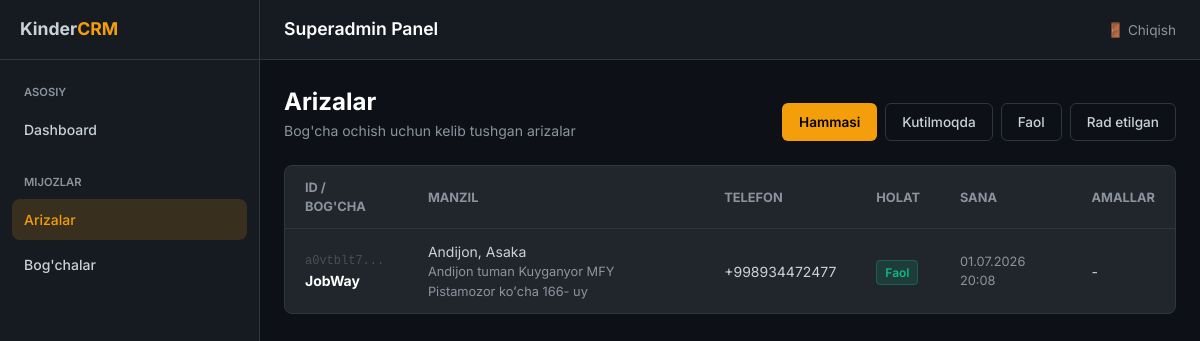
/superadmin/applications/ (signed in), run on the app's committed database.
### core/models.py (models this page shows, shortened)
class KindergartenApplication(models.Model):
    class Status(models.TextChoices):
        PENDING = 'pending', '⏳ Kutilmoqda'
        ACTIVE = 'active', '✅ Faol'
        INACTIVE = 'inactive', '❌ Nofaol'
    id = models.CharField(
        primary_key=True,
        default=generate_custom_id,
        max_length=64,
        editable=False,
    )
    name = models.CharField(
        max_length=150,
        verbose_name="Bog'cha nomi",
    )
    region = models.CharField(
        max_length=80,
        verbose_name="Viloyat",
    )
    district = models.CharField(
        max_length=80,
        verbose_name="Tuman / Shahar",
    )
    address = models.TextField(
        max_length=300,
        verbose_name="To'liq manzil",
        blank=True,
        default='',
    )
    phone = models.CharField(
        max_length=20,
        verbose_name="Telefon raqam",
    )
    status = models.CharField(
        max_length=10,
        choices=Status.choices,
        default=Status.PENDING,
        verbose_name="Holat",
        db_index=True,
    )
    applied_at = models.DateTimeField(
        auto_now_add=True,
        verbose_name="Ariza vaqti",
    )
    updated_at = models.DateTimeField(
        auto_now=True,
        verbose_name="Yangilangan",
    )
    class Meta:
        verbose_name = "Bog'cha arizasi"
        verbose_name_plural = "Bog'cha arizalari"
        ordering = ['-applied_at']

### core/views.py (the view)
# urls.py: path('superadmin/applications/', superadmin_applications, name='superadmin_applications'),
@superadmin_required
def superadmin_applications(request):
    from core.models import KindergartenApplication
    status_filter = request.GET.get('status', 'all')
    applications = KindergartenApplication.objects.all().order_by('-applied_at')
    if status_filter != 'all':
        applications = applications.filter(status=status_filter)
    context = {
        'applications': applications,
        'status_filter': status_filter,
    }
    return render(request, 'superadmin/applications.html', context)

### core/views.py (called while the page is built)
def superadmin_required(view_func):
    @wraps(view_func)
    def wrapper(request, *args, **kwargs):
        if not request.user.is_authenticated or not request.user.is_superuser:
            return redirect('/superadmin/login/')
        return view_func(request, *args, **kwargs)
    return wrapper

### templates/superadmin/applications.html (shortened to what this page needs)
{% extends 'superadmin/base.html' %}
{% block content %}
<div style="display:flex; justify-content:space-between; align-items:flex-end; margin-bottom:24px;">
  <div>
    <h1 style="color:#fff; font-size:1.5rem;">Arizalar</h1>
    <p style="color:var(--text-secondary);">Bog'cha ochish uchun kelib tushgan arizalar</p>
  </div>
  <div style="display:flex; gap:8px;">
    <a href="?status=all" class="btn {% if status_filter == 'all' %}btn-primary{% else %}btn-outline{% endif %}">Hammasi</a>
    <a href="?status=pending" class="btn {% if status_filter == 'pending' %}btn-primary{% else %}btn-outline{% endif %}">Kutilmoqda</a>
    <a href="?status=active" class="btn {% if status_filter == 'active' %}btn-primary{% else %}btn-outline{% endif %}">Faol</a>
    <a href="?status=inactive" class="btn {% if status_filter == 'inactive' %}btn-primary{% else %}btn-outline{% endif %}">Rad etilgan</a>
  </div>
</div>
<div class="card">
  <div class="table-wrap">
    <table>
      <thead>
        <tr>
          <th>ID / Bog'cha</th>
          <th>Manzil</th>
          <th>Telefon</th>
          <th>Holat</th>
          <th>Sana</th>
          <th>Amallar</th>
        </tr>
      </thead>
      <tbody>
        {% for app in applications %}
        <tr>
          <td>
            <div style="font-size:0.75rem; color:var(--text-muted); font-family:monospace;">{{ app.id|slice:":8" }}...</div>
            <strong style="color:#fff;">{{ app.name }}</strong>
          </td>
          <td>
            <div>{{ app.region }}, {{ app.district }}</div>
            <div style="font-size:0.8rem; color:var(--text-secondary);">{{ app.address }}</div>
          </td>
          <td>{{ app.phone }}</td>
          <td>
            {% if app.status == 'active' %}<span class="badge bg-active">Faol</span>{% endif %}
          </td>
          <td style="color:var(--text-secondary); font-size:0.8rem;">{{ app.applied_at|date:"d.m.Y H:i" }}</td>
          <td>
            {% if app.status == 'pending' %}
            <button class="btn btn-primary btn-sm" onclick="openCreateModal('{{ app.id }}', '{{ app.name|escapejs }}')">Faollashtirish</button>
            <button class="btn btn-outline btn-sm" style="color:var(--error); border-color:var(--error);" onclick="updateAppStatus('{{ app.id }}', 'inactive')">Rad etish</button>
            {% else %}
              -
            {% endif %}
          </td>
        </tr>
        {% empty %}
        <tr>
          <td colspan="6" style="text-align:center; padding:40px; color:var(--text-muted);">Ma'lumot topilmadi</td>
        </tr>
        {% endfor %}
      </tbody>
    </table>
  </div>
</div>
{% endblock %}

### static/css/superadmin.css (style rules this page uses)
:root { --bg-primary: #0d1117; --bg-secondary: #161b22; --bg-card: #21262d; --bg-hover: rgba(255,255,255,0.05); --bg-input: #0d1117; --text-primary: #c9d1d9; --text-secondary: #8b949e; --text-muted: #484f58; --border: #30363d; --primary: #f59e0b; --primary-hover: #d97706; --primary-light: rgba(245,158,11,0.15); --accent: #3b82f6; --success: #10b981; --error: #ef4444; --sidebar-w: 260px; --navbar-h: 60px; --radius: 8px; --transition: all 0.2s ease; }
*, *::before, *::after { box-sizing: border-box; margin: 0; padding: 0; }
body { font-family: 'Inter', sans-serif; background: var(--bg-primary); color: var(--text-primary); line-height: 1.5; font-size: 14px; }
a { color: var(--primary); text-decoration: none; transition: var(--transition); }
.card { background: var(--bg-card); border: 1px solid var(--border); border-radius: var(--radius); margin-bottom: 24px; }
table { width: 100%; border-collapse: collapse; }
th { text-align: left; padding: 12px 20px; font-size: 0.8rem; text-transform: uppercase; color: var(--text-secondary); border-bottom: 1px solid var(--border); }
td { padding: 12px 20px; border-bottom: 1px solid var(--border); vertical-align: middle; }
tr:last-child td { border-bottom: none; }
.badge { padding: 4px 8px; border-radius: 4px; font-size: 0.75rem; font-weight: 600; }
.bg-active { background: rgba(16,185,129,0.15); color: #10b981; border: 1px solid rgba(16,185,129,0.3); }
.btn { padding: 8px 16px; border-radius: 6px; border: 1px solid transparent; font-size: 0.85rem; font-weight: 500; cursor: pointer; transition: var(--transition); font-family: inherit; }
.btn-primary { background: var(--primary); color: #000; font-weight: 600; }
.btn-outline { background: transparent; border-color: var(--border); color: var(--text-primary); }

### data on the page
KindergartenApplication: id "a0vtblt7", name "JobWay", region "Andijon", district "Asaka", address "Andijon tuman Kuyganyor MFY Pistamozor koʻcha 166- uy", phone "+998934472477", status "Faol", applied_at "01.07.2026 20:08"
